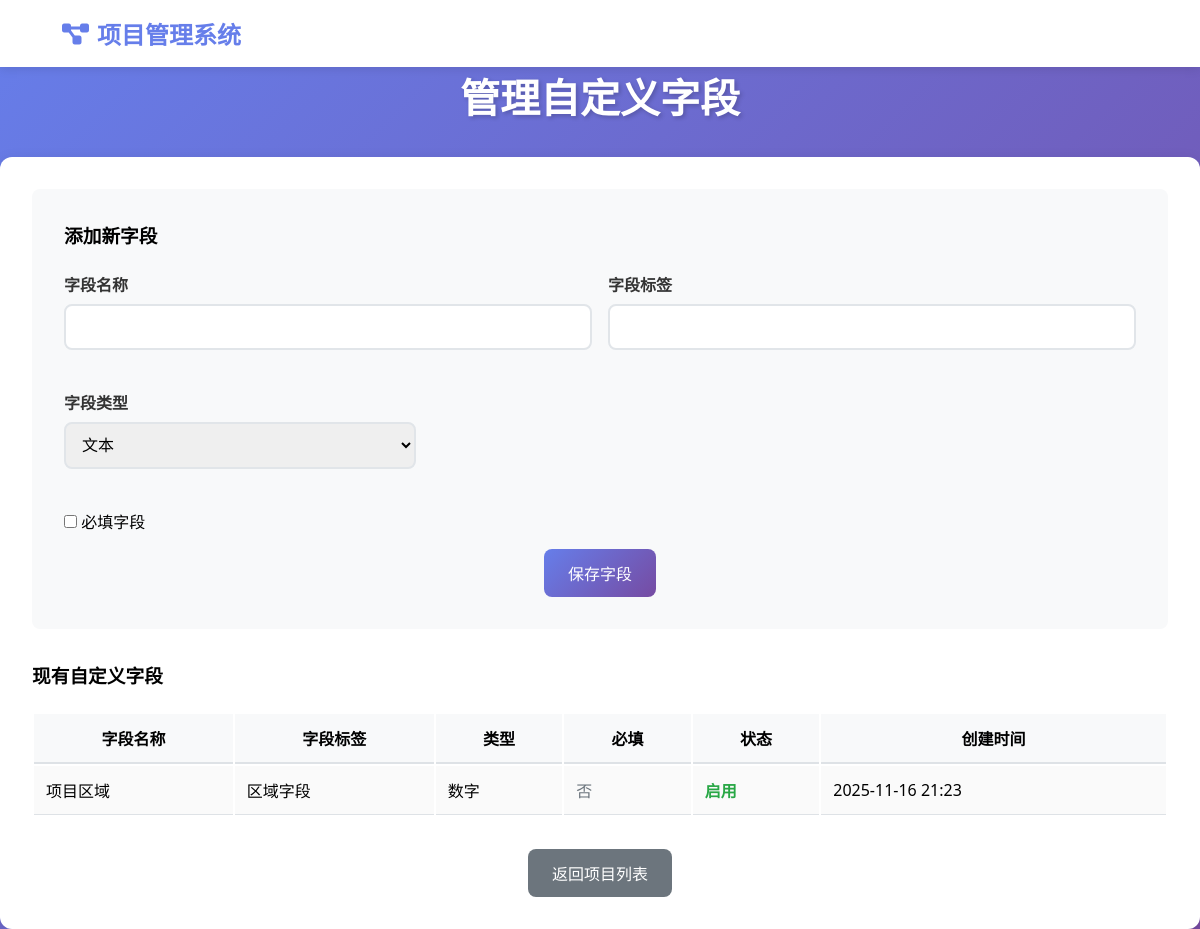
Page /custom-fields/manage on the committed database.
### models.py (models this page shows)
class CustomField(db.Model):
    __tablename__ = 'custom_fields'
    id = db.Column(db.Integer, primary_key=True)
    field_name = db.Column(db.String(100), nullable=False)
    field_label = db.Column(db.String(100), nullable=False)
    field_type = db.Column(db.String(50), nullable=False)  # text, number, date, select, checkbox
    options = db.Column(db.Text)  # JSON格式存储选项（用于select类型）
    is_required = db.Column(db.Boolean, default=False)
    is_active = db.Column(db.Boolean, default=True)
    created_at = db.Column(db.DateTime, default=datetime.utcnow)
    values = db.relationship('ProjectCustomFieldValue', backref='custom_field', lazy='dynamic', cascade='all, delete-orphan')

### app.py (the view, shortened to what this page needs)
@app.route('/custom-fields/manage', methods=['GET', 'POST'])
def manage_custom_fields():
    form = CustomFieldForm()
    custom_fields = CustomField.query.all()
    return render_template('custom_fields_manage.html', form=form, custom_fields=custom_fields)

### forms.py
class CustomFieldForm(FlaskForm):
    field_name = StringField('字段名称', validators=[DataRequired(), Length(min=1, max=100)])
    field_label = StringField('字段标签', validators=[DataRequired(), Length(min=1, max=100)])
    field_type = SelectField('字段类型', choices=[
        ('text', '文本'),
        ('number', '数字'),
        ('date', '日期'),
        ('select', '下拉选择'),
        ('checkbox', '复选框')
    ], validators=[DataRequired()])
    options = TextAreaField('选项（每行一个，仅用于下拉选择）')
    is_required = BooleanField('必填字段')
    submit = SubmitField('保存字段')

### templates/custom_fields_manage.html (shortened to what this page needs)
{% extends "base.html" %}
{% block content %}
<h1 class="page-title">管理自定义字段</h1>
<div class="card" style="max-width: 1200px; margin: 0 auto; padding: 2rem;">
    <div style="background: #f8f9fa; padding: 2rem; border-radius: 8px; margin-bottom: 2rem;">
        <h3 style="margin-bottom: 1.5rem;">添加新字段</h3>
        <form method="post">
            <div style="display: grid; grid-template-columns: 1fr 1fr; gap: 1rem; margin-bottom: 1rem;">
                <div class="form-group">
                    {{ form.field_name.label(class="form-label") }}
                    {{ form.field_name(class="form-control") }}
                </div>
                <div class="form-group">
                    {{ form.field_label.label(class="form-label") }}
                    {{ form.field_label(class="form-control") }}
                </div>
            </div>
            <div style="display: grid; grid-template-columns: 1fr 2fr; gap: 1rem; margin-bottom: 1rem;">
                <div class="form-group">
                    {{ form.field_type.label(class="form-label") }}
                    {{ form.field_type(class="form-control", id="field_type", onchange="toggleOptionsField()") }}
                </div>
            </div>
            <div class="form-group" style="margin-bottom: 1rem;">
                {{ form.is_required() }} {{ form.is_required.label() }}
            </div>
            <div style="text-align: center;">
                {{ form.submit(class="btn btn-primary") }}
            </div>
        </form>
    </div>
    <h3 style="margin-bottom: 1.5rem;">现有自定义字段</h3>
    {% if custom_fields %}
        <div class="table-responsive">
            <table class="table table-striped">
                <thead>
                    <tr>
                        <th>字段名称</th>
                        <th>字段标签</th>
                        <th>类型</th>
                        <th>必填</th>
                        <th>状态</th>
                        <th>创建时间</th>
                    </tr>
                </thead>
                <tbody>
                    {% for field in custom_fields %}
                    <tr>
                        <td>{{ field.field_name }}</td>
                        <td>{{ field.field_label }}</td>
                        <td>
                            {% if field.field_type == 'text' %}文本
                            {% elif field.field_type == 'number' %}数字
                            {% elif field.field_type == 'date' %}日期
                            {% elif field.field_type == 'select' %}下拉选择
                            {% elif field.field_type == 'checkbox' %}复选框
                            {% endif %}
                        </td>
                        <td>
                            {% if field.is_required %}
                                <span style="color: #dc3545; font-weight: bold;">是</span>
                            {% else %}
                                <span style="color: #6c757d;">否</span>
                            {% endif %}
                        </td>
                        <td>
                            {% if field.is_active %}
                                <span style="color: #28a745; font-weight: bold;">启用</span>
                            {% else %}
                                <span style="color: #dc3545;">禁用</span>
                            {% endif %}
                        </td>
                        <td>{{ field.created_at.strftime('%Y-%m-%d %H:%M') }}</td>
                    </tr>
                    {% endfor %}
                </tbody>
            </table>
        </div>
    {% else %}
        <p style="text-align: center; color: #666; padding: 2rem;">暂无自定义字段</p>
    {% endif %}
    <div style="text-align: center; margin-top: 2rem;">
        <a href="{{ url_for('index') }}" class="btn btn-secondary">返回项目列表</a>
    </div>
</div>
{% endblock %}

### static/style.css (style rules this page uses)
* { margin: 0; padding: 0; box-sizing: border-box; }
body { font-family: 'Segoe UI', Tahoma, Geneva, Verdana, sans-serif; background: linear-gradient(135deg, #667eea 0%, #764ba2 100%); min-height: 100vh; }
.page-title { font-size: 2.5rem; color: white; margin-bottom: 2rem; text-align: center; text-shadow: 2px 2px 4px rgba(0,0,0,0.2); }
.card { background: white; border-radius: 12px; padding: 2.5rem; box-shadow: 0 4px 15px rgba(0,0,0,0.1); margin-bottom: 2rem; width: 100%; max-width: 100% !important; }
.btn { padding: 0.75rem 1.5rem; border-radius: 8px; border: none; cursor: pointer; font-size: 1rem; font-weight: 500; text-decoration: none; display: inline-block; transition: all 0.3s ease; text-align: center; }
.btn-primary { background: linear-gradient(135deg, #667eea 0%, #764ba2 100%); color: white; }
.btn-secondary { background: #6c757d; color: white; }
.form-group { margin-bottom: 1.5rem; }
.form-label { display: block; margin-bottom: 0.5rem; color: #333; font-weight: 600; }
.form-control { width: 100%; padding: 0.75rem; border: 2px solid #e1e5e9; border-radius: 8px; font-size: 1rem; transition: border-color 0.3s; }

### templates/custom_fields_manage.html (style rules this page uses)
.table { width: 100%; margin-bottom: 1rem; background-color: white; }
.table th { background-color: #f8f9fa; font-weight: 600; padding: 0.75rem; border-bottom: 2px solid #dee2e6; }
.table td { padding: 0.75rem; border-bottom: 1px solid #dee2e6; }
.table-striped tbody tr:nth-of-type(odd) { background-color: rgba(0,0,0,.02); }

### rows in the picture
CustomField: field_name "项目区域", field_label "区域字段", field_type "数字", is_required "否", is_active "启用", created_at "2025-11-16 21:23"
